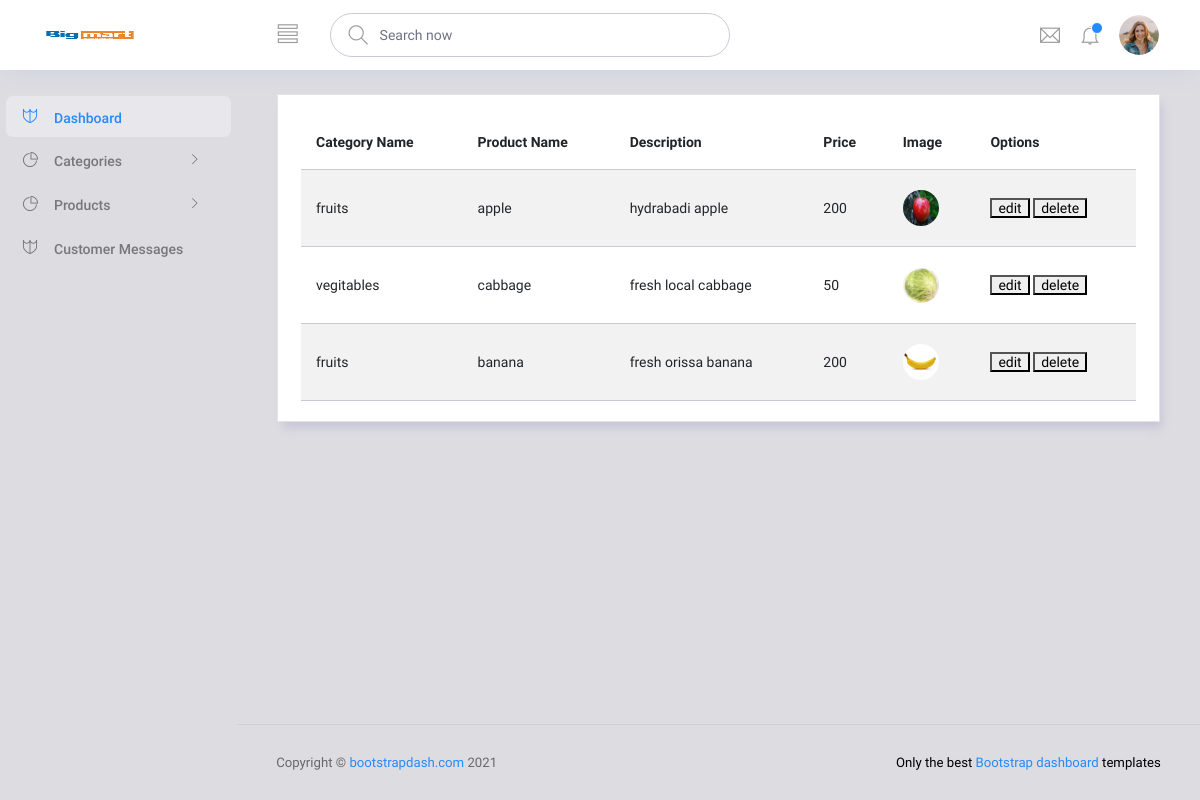
Screenshot of /Backend/pdetails/ with the database file from the repository.
### Backend/models.py (models this page shows)
class productdb(models.Model):
    cname = models.CharField(max_length=100, null=True, blank=True)
    pname = models.CharField(max_length=100, null=True, blank=True)
    description = models.CharField(max_length=100, null=True, blank=True)
    price = models.IntegerField(null=True, blank=True)
    c_img = models.ImageField(upload_to="Category Images",null=True, blank=True)

### Backend/views.py (the view)
# urls.py: path('pdetails/', views.pdetails, name="pdetails"),
def pdetails(req):
    data = productdb.objects.all()
    return render(req, "product_details.html", {'data': data})

### Backend/templates/product_details.html (shortened to what this page needs)
<!DOCTYPE html>
{% extends 'index.html' %}
{% block contents %}
<html lang="en">
<head>
</head>
<body>
    <div class="col-lg-12 grid-margin stretch-card">
              <div class="card">
                <div class="card-body">
                  <div class="table-responsive">
                    <table class="table table-striped">
                      <thead>
                        <tr>
                          <th>
                            Category Name
                          </th>
                          <th>
                            Product Name
                          </th>
                          <th>
                            Description
                          </th>
                          <th>
                            Price
                          </th>
                          <th>
                            Image
                          </th>
                          <th>
                            Options
                          </th>
                        </tr>
                      </thead>
                      <tbody>
                      {% for i in data %}
                        <tr>
                          <td>{{i.cname}}</td>
                            <td>{{i.pname}}</td>
                            <td>{{i.description}}</td>
                            <td>{{i.price}}</td>
                            <td><img src="{{i.c_img.url}}" width="100px"  height="100px"></td>
                            <td>
                                <a href="{% url 'edit_product' p_id=i.id %}">
                                    <button>edit</button>
                                </a>
                                <a href="{% url 'delete' p_id=i.id %}">
                                    <button>delete</button>
                                </a>
                            </td>
                        </tr>
                      {% endfor %}
                      </tbody>
                    </table>
                  </div>
                </div>
              </div>
            </div>
</body>
</html>
{% endblock %}

### Backend/templates/product_details.html (style rules this page uses)
a { text-decoration: none; }

### rows the page displays
productdb: cname "fruits", pname "apple", description "hydrabadi apple", price "200", c_img (picture)
productdb: cname "vegitables", pname "cabbage", description "fresh local cabbage", price "50", c_img (picture)
productdb: cname "fruits", pname "banana", description "fresh orissa banana", price "200", c_img (picture)
